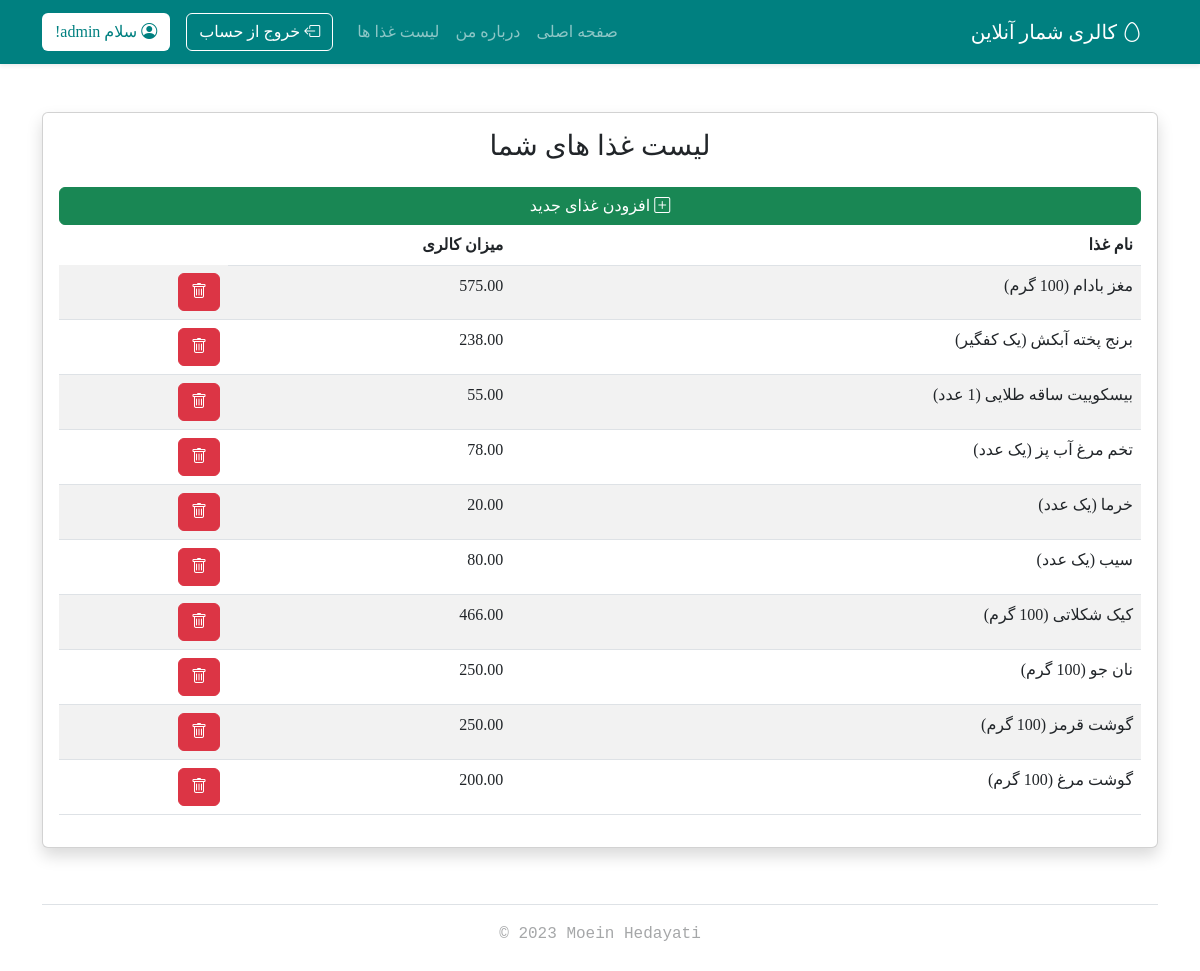
The page /manage/fooditem_list/ (signed in) on the database its author committed.
### accounts/models.py (models this page shows)
class CustomUser(AbstractUser):
    calorie_goal = models.DecimalField(max_digits=6, decimal_places=2, blank=True, default=2000.00)

### tracker/models.py (models this page shows, shortened)
class fooditem(models.Model):
    name = models.CharField(max_length=200)
    calorie = models.DecimalField(
        max_digits=5, decimal_places=2, default=0, blank=True)
    person = models.ForeignKey(CustomUser, on_delete=models.CASCADE)

### tracker/views.py (the view, shortened to what this page needs)
# urls.py: path('fooditem_list/', FoodItemListView, name='fooditem_list'),
@login_required(login_url='login')
def FoodItemListView(request):
    FoodList = fooditem.objects.filter(person=request.user)
    context = {
        'FoodList': FoodList,
    }
    return render(request, 'fooditem_list.html', context)

### templates/fooditem_list.html (shortened to what this page needs)
{% extends 'base.html' %}
{% block content %}
    <div class="container mt-5 w-100">
        <div class="card shadow">
            <div class="card-body">
                <h3 class="text-center">لیست غذا های شما</h3>
                <a href="{% url 'fooditem_new' %}" class="w-100 mt-3 btn btn-success"><i class="bi bi-plus-square"></i> افزودن غذای جدید</a>
                <table class="table table-striped table-hover">
                    <thead>
                        <tr>
                            <th scope="col">نام غذا</th>
                            <th scope="col">میزان کالری</th>
                        </tr>
                    </thead>
                    <tbody>
                        {% for fooditem in FoodList %}
                            <tr>
                                <td>{{ fooditem.name }}</td>
                                <td>{{ fooditem.calorie }}</td>
                                <td>
                                    <form method="post">
                                        <a href="{% url 'fooditem_delete' fooditem.pk %}" class="btn btn-danger"><i class="bi bi-trash"></i></a>
                                    </form>
                                </td>
                            </tr>
                        {% endfor %}
                    </tbody>
                </table>
            </div>
        </div>
    </div>
{% endblock content %}

### templates/base.html (shortened to what this page needs)
{% load static %}
<!DOCTYPE html>
<html lang="en">
  <head>
    <link href="https://cdn.jsdelivr.net/npm/bootstrap@5.3.0-alpha1/dist/css/bootstrap.min.css"
          rel="stylesheet"
/>
    <link rel="stylesheet"
          href="https://cdn.jsdelivr.net/npm/bootstrap-icons@1.10.3/font/bootstrap-icons.css"/>
    <link rel="stylesheet" href="{% static 'style.css' %}"/>
  </head>
  <body dir="rtl">
    <div class="shadow-sm">
      <nav class="navbar navbar-expand-lg navbar-dark" data-bs-theme="dark">
        <div class="container-xl py-1">
          <a class="navbar-brand" href="{% url 'home' %}">
            <i class="bi-egg"></i>
          کالری شمار آنلاین</a>
          <div class="collapse navbar-collapse" id="navbarsExample07XL">
            <ul class="navbar-nav me-auto mb-2 mb-lg-0">
              <li class="nav-item">
                <a class="nav-link" href="{% url 'home' %}">صفحه اصلی</a>
              </li>
              <li class="nav-item">
                <a class="nav-link" href="{% url 'about' %}">درباره من</a>
              </li>
              {% if user.is_authenticated %}
              <li class="nav-item">
                <a class="nav-link" href="{% url 'fooditem_list' %}">لیست غذا ها</a>
              </li>
              {% endif %}
            </ul>
            {% if user.is_authenticated %}
              <a href="{% url 'logout' %}" class="btn loginbtn mx-3"><i class="bi-box-arrow-left"></i> خروج از حساب</a>
              <a href="{% url 'profile' %}" class="btn registerbtn"><i class="bi-person-circle"></i> سلام {{ user.username }}!</a>
            {% else %}
              <a href="{% url 'login' %}" class="btn loginbtn mx-3"><i class="bi-box-arrow-in-right"></i> ورود</a>
              <a href="{% url 'signup' %}" class="btn registerbtn"><i class="bi-person-plus"></i> ثبت نام</a>
            {% endif %}
          </div>
        </div>
      </nav>
    </div>
    {% block content %}
    {% endblock content %}
    <div class="container">
      <footer class="py-3 my-4">
        <ul class="nav justify-content-center border-bottom pb-3 mb-3">
        </ul>
        <p class="text-center" dir="ltr" style="opacity: 40%;"><tt>© 2023 Moein Hedayati</tt></p>
      </footer>
    </div>
  </body>
</html>

### static/style.css (style rules this page uses)
:root { --color-primary: teal; --color-secondary: rgb(0, 104, 104); --color-hover: rgb(234, 234, 234); }
:root { --font-default: "Shabnam"; --font-bold: "ShabnamBold"; }
body { font-family: var(--font-default); }
nav { background-color: var(--color-primary); }
.loginbtn { border-color: white; color: white; margin-left: 10px; }
.registerbtn { background: white; color: var(--color-primary); }

### rows shown on the page
CustomUser: username "admin"
fooditem: name "مغز بادام (100 گرم)", calorie "575.00"
fooditem: name "برنج پخته آبکش (یک کفگیر)", calorie "238.00"
fooditem: name "بیسکوییت ساقه طلایی (1 عدد)", calorie "55.00"
fooditem: name "تخم مرغ آب پز (یک عدد)", calorie "78.00"
fooditem: name "خرما (یک عدد)", calorie "20.00"
fooditem: name "سیب (یک عدد)", calorie "80.00"
fooditem: name "کیک شکلاتی (100 گرم)", calorie "466.00"
fooditem: name "نان جو (100 گرم)", calorie "250.00"
fooditem: name "گوشت قرمز (100 گرم)", calorie "250.00"
fooditem: name "گوشت مرغ (100 گرم)", calorie "200.00"
